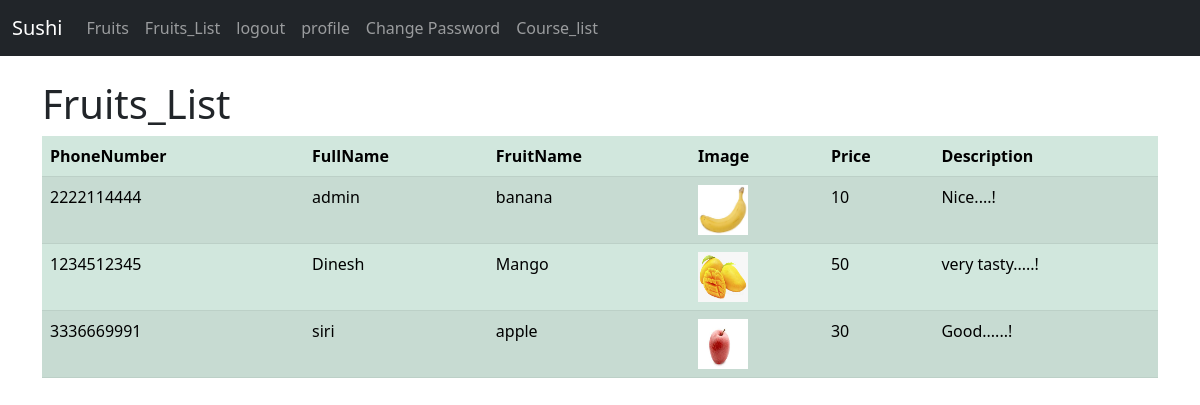
The page /fruits_list (signed in) on the database as committed earlier.
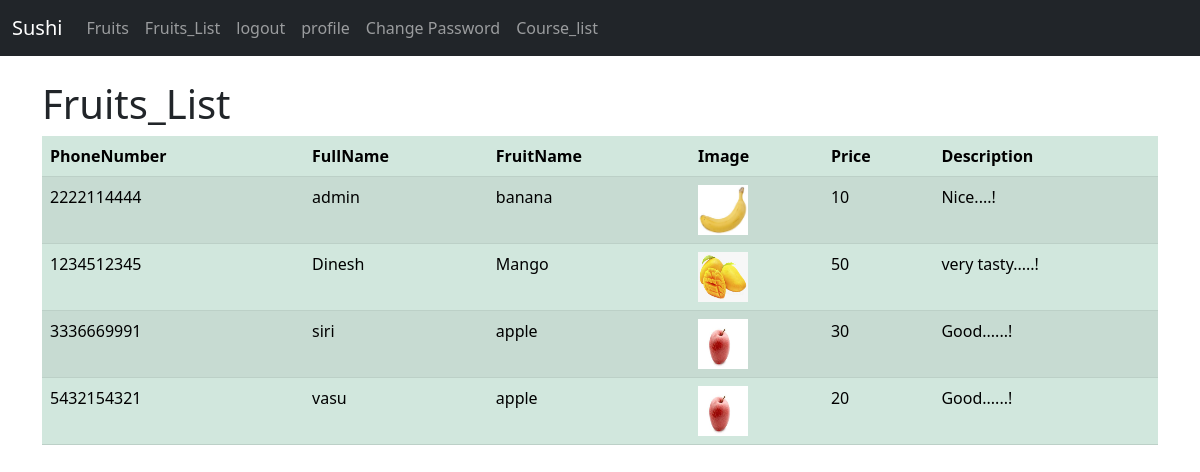
The same page on the database as committed later.
### firsrtapp/models.py (models this page shows, shortened)
class Fruits(models.Model):
    PhoneNumber=models.CharField(max_length=12,null= True)
    FullName=models.CharField(max_length=25,null= True)
    FruitName = models.CharField(max_length=100)
    Image = models.ImageField(null=True,blank=True,upload_to="images")
    Price = models.CharField(max_length=100)
    Description = models.CharField(max_length=100)

### firsrtapp/views.py (the view)
# urls.py: path('fruits_list', views.fruits_list, name='fruits_list'),
@login_required(login_url='/login')
def fruits_list(request):
     fruits_list = Fruits.objects.all()
     return render(request,'fruits_list.html',{'fruits_list':fruits_list})

### templates/fruits_list.html (shortened to what this page needs)
{% extends 'base.html' %}
{% block content %}
    <h1>Fruits_List</h1>
    <form method="POST" enctype="multipart/form-data">
    <table class="table table-success table-striped">
        <thead>
          <tr>
            <th>PhoneNumber</th>
            <th>FullName</th>
            <th>FruitName</th>
            <th>Image</th>
            <th>Price</th>
            <th>Description</th>
          </tr>
        </thead>
        <tbody>
            {% for fruitslist in fruits_list  %}
          <tr>
            <td>{{fruitslist.PhoneNumber}}</td>
            <td>{{fruitslist.FullName}}</td>
            <td>{{fruitslist.FruitName}}</td>
            <td>
                {% if fruitslist.Image %}
                <img src={{fruitslist.Image.url}}  width="50" height="50"/>
                {% endif %}
            </td>
            <td>{{fruitslist.Price}}</td>
            <td>{{fruitslist.Description}}</td>
          </tr>
          {% endfor %}
        </tbody>
      </table>
    </form>
{% endblock %}

Rows that differ between the two databases and show on the page:
added Fruits: PhoneNumber "5432154321", FullName "vasu", FruitName "apple", Image (picture), Price "20", Description "Good......!"
